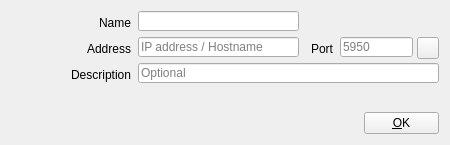
<?xml version="1.0" encoding="UTF-8"?>
<ui version="4.0">
 <class>TriCasterDeviceDialog</class>
 <widget class="QDialog" name="TriCasterDeviceDialog">
  <property name="geometry">
   <rect>
    <x>0</x>
    <y>0</y>
    <width>450</width>
    <height>145</height>
   </rect>
  </property>
  <property name="minimumSize">
   <size>
    <width>450</width>
    <height>145</height>
   </size>
  </property>
  <property name="maximumSize">
   <size>
    <width>450</width>
    <height>145</height>
   </size>
  </property>
  <property name="windowTitle">
   <string>New TriCaster Mixer</string>
  </property>
  <widget class="QLabel" name="labelDescription">
   <property name="geometry">
    <rect>
     <x>60</x>
     <y>67</y>
     <width>71</width>
     <height>16</height>
    </rect>
   </property>
   <property name="text">
    <string>Description</string>
   </property>
   <property name="alignment">
    <set>Qt::AlignRight|Qt::AlignTrailing|Qt::AlignVCenter</set>
   </property>
  </widget>
  <widget class="QPushButton" name="pushButtonOk">
   <property name="geometry">
    <rect>
     <x>364</x>
     <y>112</y>
     <width>75</width>
     <height>22</height>
    </rect>
   </property>
   <property name="focusPolicy">
    <enum>Qt::NoFocus</enum>
   </property>
   <property name="text">
    <string>&amp;OK</string>
   </property>
   <property name="shortcut">
    <string>Alt+O</string>
   </property>
  </widget>
  <widget class="QLineEdit" name="lineEditAddress">
   <property name="geometry">
    <rect>
     <x>138</x>
     <y>37</y>
     <width>161</width>
     <height>20</height>
    </rect>
   </property>
   <property name="placeholderText">
    <string>IP address / Hostname</string>
   </property>
  </widget>
  <widget class="QLabel" name="labelAddress">
   <property name="geometry">
    <rect>
     <x>80</x>
     <y>41</y>
     <width>51</width>
     <height>16</height>
    </rect>
   </property>
   <property name="text">
    <string>Address</string>
   </property>
   <property name="alignment">
    <set>Qt::AlignRight|Qt::AlignTrailing|Qt::AlignVCenter</set>
   </property>
  </widget>
  <widget class="QLabel" name="labelPort">
   <property name="geometry">
    <rect>
     <x>302</x>
     <y>39</y>
     <width>31</width>
     <height>20</height>
    </rect>
   </property>
   <property name="text">
    <string>Port</string>
   </property>
   <property name="alignment">
    <set>Qt::AlignRight|Qt::AlignTrailing|Qt::AlignVCenter</set>
   </property>
  </widget>
  <widget class="QLineEdit" name="lineEditDescription">
   <property name="geometry">
    <rect>
     <x>138</x>
     <y>63</y>
     <width>301</width>
     <height>20</height>
    </rect>
   </property>
   <property name="placeholderText">
    <string>Optional</string>
   </property>
  </widget>
  <widget class="QLineEdit" name="lineEditPort">
   <property name="geometry">
    <rect>
     <x>340</x>
     <y>37</y>
     <width>73</width>
     <height>20</height>
    </rect>
   </property>
   <property name="focusPolicy">
    <enum>Qt::ClickFocus</enum>
   </property>
   <property name="placeholderText">
    <string>5950</string>
   </property>
  </widget>
  <widget class="QLineEdit" name="lineEditDeviceName">
   <property name="geometry">
    <rect>
     <x>138</x>
     <y>11</y>
     <width>161</width>
     <height>20</height>
    </rect>
   </property>
  </widget>
  <widget class="QLabel" name="labelDeviceName">
   <property name="geometry">
    <rect>
     <x>80</x>
     <y>15</y>
     <width>51</width>
     <height>16</height>
    </rect>
   </property>
   <property name="text">
    <string>Name</string>
   </property>
   <property name="alignment">
    <set>Qt::AlignRight|Qt::AlignTrailing|Qt::AlignVCenter</set>
   </property>
  </widget>
  <widget class="QLabel" name="labelDeviceIcon">
   <property name="geometry">
    <rect>
     <x>10</x>
     <y>13</y>
     <width>64</width>
     <height>64</height>
    </rect>
   </property>
   <property name="text">
    <string/>
   </property>
   <property name="pixmap">
    <pixmap resource="Widgets.qrc">:/Graphics/Images/ServerBig.png</pixmap>
   </property>
   <property name="alignment">
    <set>Qt::AlignCenter</set>
   </property>
  </widget>
  <widget class="QToolButton" name="toolButtonTestConnection">
   <property name="geometry">
    <rect>
     <x>417</x>
     <y>37</y>
     <width>22</width>
     <height>22</height>
    </rect>
   </property>
   <property name="focusPolicy">
    <enum>Qt::NoFocus</enum>
   </property>
   <property name="toolTip">
    <string>Test Connection</string>
   </property>
   <property name="shortcut">
    <string>Alt+O</string>
   </property>
  </widget>
 </widget>
 <tabstops>
  <tabstop>lineEditDeviceName</tabstop>
  <tabstop>lineEditAddress</tabstop>
  <tabstop>lineEditPort</tabstop>
  <tabstop>lineEditDescription</tabstop>
 </tabstops>
 <resources>
  <include location="Widgets.qrc"/>
 </resources>
 <connections>
  <connection>
   <sender>pushButtonOk</sender>
   <signal>clicked()</signal>
   <receiver>TriCasterDeviceDialog</receiver>
   <slot>accept()</slot>
   <hints>
    <hint type="sourcelabel">
     <x>365</x>
     <y>122</y>
    </hint>
    <hint type="destinationlabel">
     <x>247</x>
     <y>144</y>
    </hint>
   </hints>
  </connection>
  <connection>
   <sender>lineEditAddress</sender>
   <signal>textChanged(QString)</signal>
   <receiver>TriCasterDeviceDialog</receiver>
   <slot>addressChanged(QString)</slot>
   <hints>
    <hint type="sourcelabel">
     <x>282</x>
     <y>45</y>
    </hint>
    <hint type="destinationlabel">
     <x>378</x>
     <y>0</y>
    </hint>
   </hints>
  </connection>
  <connection>
   <sender>lineEditDeviceName</sender>
   <signal>textChanged(QString)</signal>
   <receiver>TriCasterDeviceDialog</receiver>
   <slot>nameChanged(QString)</slot>
   <hints>
    <hint type="sourcelabel">
     <x>222</x>
     <y>16</y>
    </hint>
    <hint type="destinationlabel">
     <x>342</x>
     <y>1</y>
    </hint>
   </hints>
  </connection>
  <connection>
   <sender>toolButtonTestConnection</sender>
   <signal>clicked()</signal>
   <receiver>TriCasterDeviceDialog</receiver>
   <slot>testConnection()</slot>
   <hints>
    <hint type="sourcelabel">
     <x>425</x>
     <y>49</y>
    </hint>
    <hint type="destinationlabel">
     <x>449</x>
     <y>44</y>
    </hint>
   </hints>
  </connection>
 </connections>
 <slots>
  <slot>addressFinished()</slot>
  <slot>nameFinished()</slot>
  <slot>testConnection()</slot>
  <slot>okClicked()</slot>
  <slot>nameChanged(QString)</slot>
  <slot>addressChanged(QString)</slot>
 </slots>
</ui>
